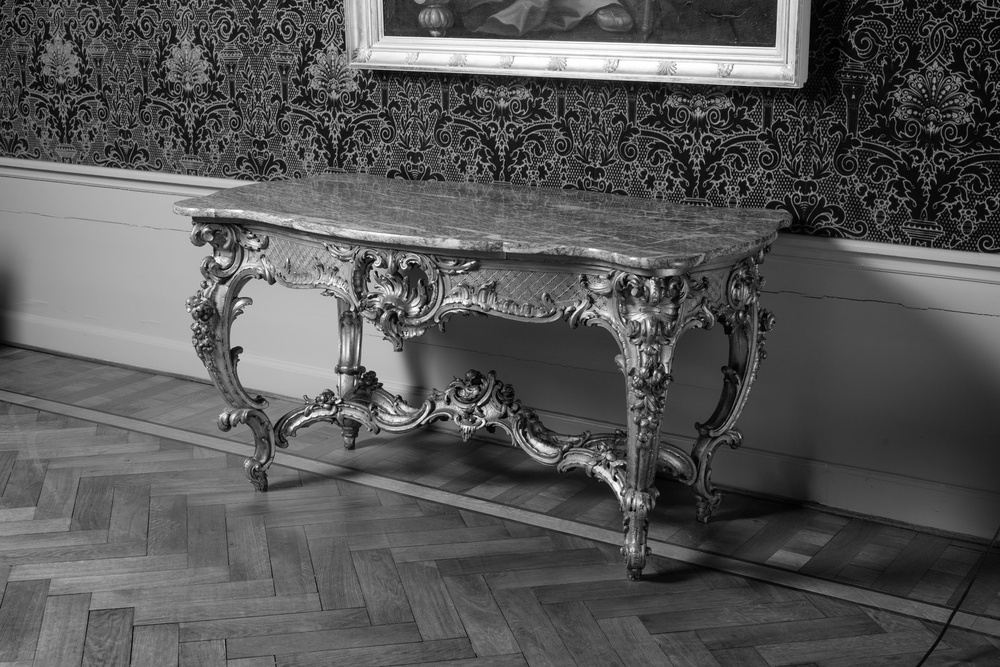
#> input picture test_dataset_gray/tafel_nk.jpg, 1000 x 667 px, shrunk from 1600 x 1067 before the run
$ jupyter execute --allow-errors surf_playground.ipynb
#> lines starting #> are read from the running program, lines starting #| are printed output that depends on the picture
[cell 1]
# pip install opencv-python

import cv2
import numpy as np

[cell 2]
def compute_similarity(image1_path, image2_path):
    # Load the images in grayscale
    img1 = cv2.imread(image1_path, cv2.IMREAD_GRAYSCALE)
    img2 = cv2.imread(image2_path, cv2.IMREAD_GRAYSCALE)

    if img1 is None or img2 is None:
        raise ValueError("One or both of the image paths are invalid.")

    # Initialize the ORB detector
    orb = cv2.ORB_create()

    # Find the keypoints and descriptors with ORB
    kp1, des1 = orb.detectAndCompute(img1, None)
    kp2, des2 = orb.detectAndCompute(img2, None)

    # # Sort them in the order of their distance
    # matches = sorted(matches, key=lambda x: x.distance)

    # # Compute the similarity score
    # num_matches = len(matches)
    # if num_matches == 0:
    #     return 0.0  # No matches, no similarity

    # # Calculate the average distance of matches
    # avg_distance = sum(match.distance for match in matches) / num_matches

    # # The similarity score can be the inverse of the average distance
    # similarity_score = 1 / (1 + avg_distance)
    # Sort them in the order of their distance
    # Initialize the BFMatcher

    bf = cv2.BFMatcher(cv2.NORM_HAMMING, crossCheck=True)

    # Match descriptors
    matches = bf.match(des1, des2)
    matches = sorted(matches, key=lambda x: x.distance)

    # Apply RANSAC to find the best transformation
    src_pts = np.float32([kp1[m.queryIdx].pt for m in matches]).reshape(-1, 1, 2)
    dst_pts = np.float32([kp2[m.trainIdx].pt for m in matches]).reshape(-1, 1, 2)

    # Use RANSAC to find the best transformation matrix
    M, mask = cv2.findHomography(src_pts, dst_pts, cv2.RANSAC, 5.0)

    # Calculate the number of inliers
    num_inliers = np.sum(mask)

    # Compute the similarity score based on the number of inliers
    similarity_score = num_inliers / len(matches)
    return similarity_score

# Example usage:
# image1_path = 'images/meubel1.png'
# image2_path = 'images/meubel2.png'
image1_path = 'nk_collection_meubels_cleaned/meubel_1.jpg'
image2_path = 'nk_collection_meubels_cleaned/meubel_2.jpg'


#> (the rest of this cell did not finish here and is left out)

[cell 3]
import cv2
import numpy as np
import matplotlib.pyplot as plt

def compute_similarity(image1_path, image2_path):
    # Load the images
#> called with image1_path = 'test_dataset_gray/tafel_nk.jpg'
    img1 = cv2.imread(image1_path)
#> img1 is the input picture: shape (667, 1000, 3); min 0, max 255, mean 86.9
    img2 = cv2.imread(image2_path)

    if img1 is None or img2 is None:
        raise ValueError("One or both of the image paths are invalid.")

    # Convert images to grayscale
    gray1 = cv2.cvtColor(img1, cv2.COLOR_BGR2GRAY)
    gray2 = cv2.cvtColor(img2, cv2.COLOR_BGR2GRAY)

    # Initialize the ORB detector
    orb = cv2.ORB_create()

    # Find the keypoints and descriptors with ORB
    kp1, des1 = orb.detectAndCompute(gray1, None)
    kp2, des2 = orb.detectAndCompute(gray2, None)

    # Draw keypoints on the images
    img1_with_keypoints = cv2.drawKeypoints(gray1, kp1, None, color=(255,0,0), flags=cv2.DrawMatchesFlags_DEFAULT)
    img2_with_keypoints = cv2.drawKeypoints(gray2, kp2, None, color=(255,0,0), flags=cv2.DrawMatchesFlags_DEFAULT)

    # Display the images
    plt.figure(figsize=(10, 5))
    plt.subplot(1, 2, 1)
    plt.imshow(cv2.cvtColor(img1_with_keypoints, cv2.COLOR_BGR2RGB))
    plt.title('Image 1 with Keypoints')
    plt.axis('off')

    plt.subplot(1, 2, 2)
    plt.imshow(cv2.cvtColor(img2_with_keypoints, cv2.COLOR_BGR2RGB))
    plt.title('Image 2 with Keypoints')
    plt.axis('off')

    plt.show()

    # Return None for similarity score since we're just visualizing keypoints
    return None

# Example usage:
image1_path = 'test_dataset_gray/tafel_nk.jpg'
image2_path = 'nk_collection_meubels_cleaned/meubel_2.jpg'

#> (the rest of this cell did not finish here and is left out)

[cell 4]
import cv2
import numpy as np
import matplotlib.pyplot as plt

def visualize_keypoints(image_path):
    # Load the image
#> called with image_path = 'test_dataset_gray/tafel_nk.jpg'
    img = cv2.imread(image_path)
    if img is None:
        raise ValueError("The image path is invalid.")

    # Convert image to grayscale
    gray = cv2.cvtColor(img, cv2.COLOR_BGR2GRAY)

    # Initialize the ORB detector
    orb = cv2.ORB_create()

    # Find the keypoints and descriptors with ORB
    kp, des = orb.detectAndCompute(gray, None)
#> kp = 500 keypoints; strongest (x, y, size): (339, 400, 31), (336, 402, 31), (481, 422, 31), (482, 421, 37.2)

    # Draw keypoints on the image
    img_with_keypoints = cv2.drawKeypoints(gray, kp, None, color=(255, 0, 0), flags=cv2.DrawMatchesFlags_DEFAULT)

    # Display the image with keypoints
    plt.imshow(cv2.cvtColor(img_with_keypoints, cv2.COLOR_BGR2RGB))
    plt.title('Image with Keypoints')
    plt.axis('off')
    plt.show()
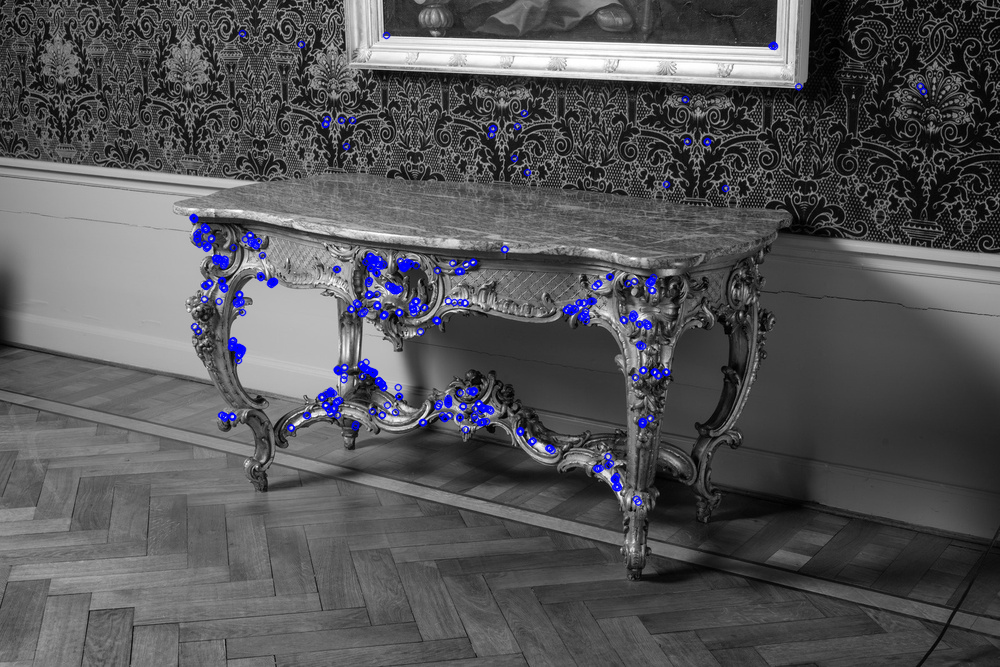
#> shown: shape (667, 1000, 3); mean R, G, B 85.7, 85.7, 88.4

# Example usage:
image_path = 'test_dataset_gray/tafel_nk.jpg'
visualize_keypoints(image_path)


$ run again, with test_dataset_gray/chair_nk.jpg copied over test_dataset_gray/tafel_nk.jpg
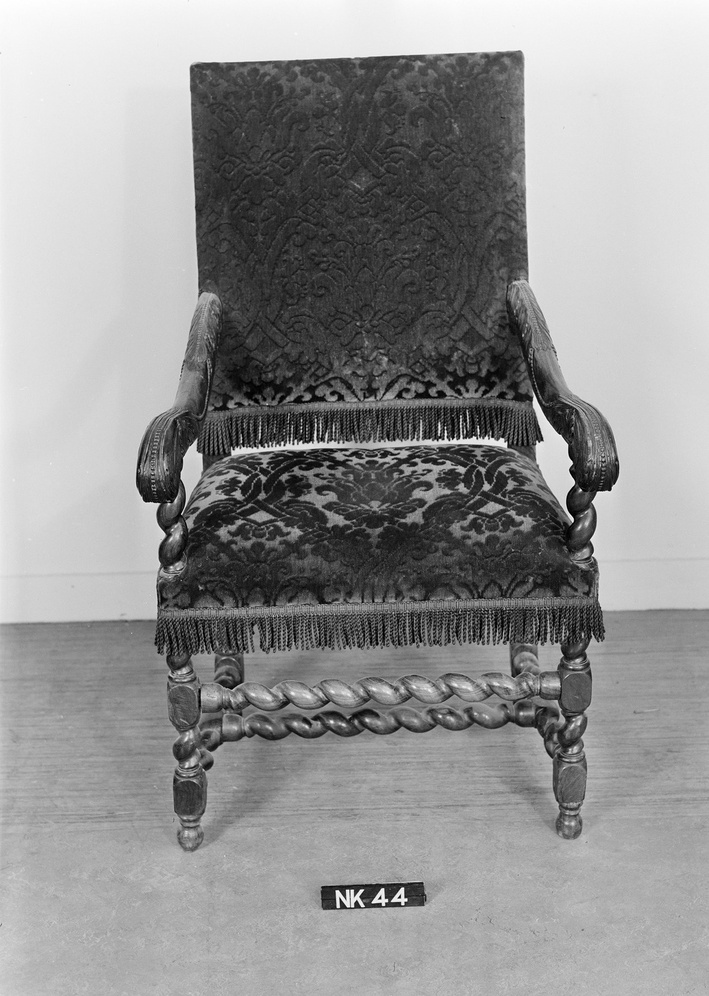
#> input picture test_dataset_gray/chair_nk.jpg, 709 x 996 px, shrunk from 1139 x 1600 before the run
#> in compute_similarity, img1 is the input picture: shape (996, 709, 3); min 0, max 255, mean 147.2
#> kp = 500 keypoints; strongest (x, y, size): (402, 903, 31), (362, 905, 31), (337, 906, 31), (352, 905, 31)
#> in visualize_keypoints, `plt.show()`:
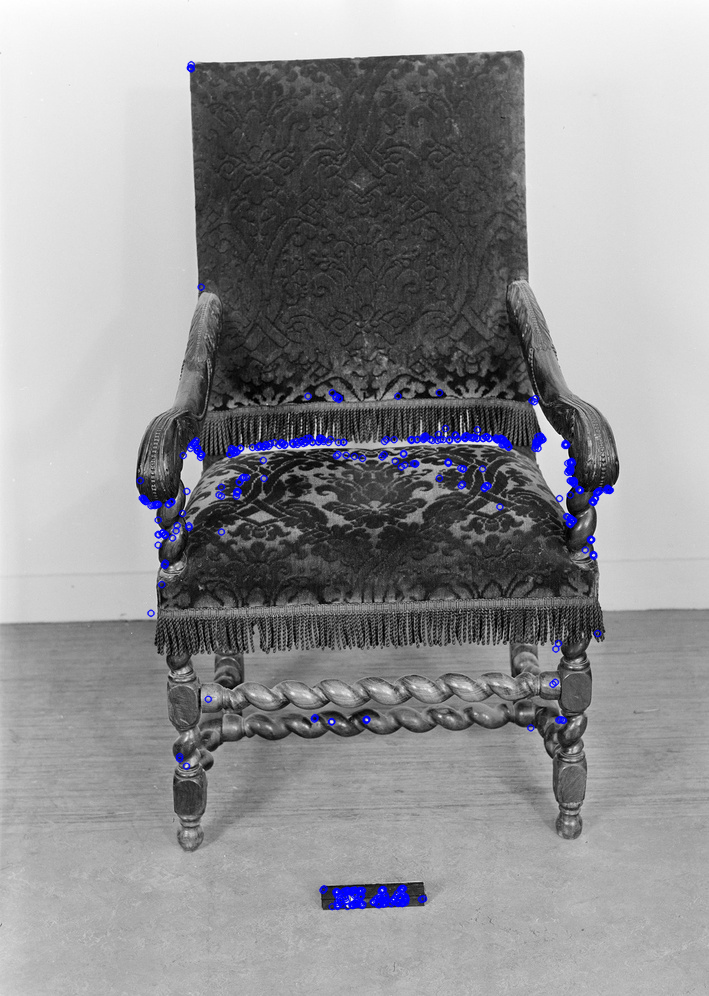
#> shown: shape (996, 709, 3); mean R, G, B 146.1, 146.1, 148.4

$ run again, with test_dataset_gray/cupboard_mccp.jpg copied over test_dataset_gray/tafel_nk.jpg
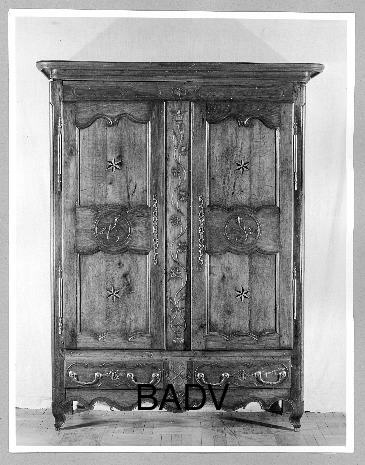
#> input picture test_dataset_gray/cupboard_mccp.jpg, 365 x 465 px
#> in compute_similarity, img1 is the input picture: shape (465, 365, 3); min 0, max 255, mean 154.1
#> kp = 500 keypoints; strongest (x, y, size): (139, 408, 31), (142, 406, 37.2), (140, 409, 37.2), (75, 402, 31)
#> in visualize_keypoints, `img_with_keypoints = cv2.drawKeypoints(gray, kp, None, color=(255, 0, ..`:
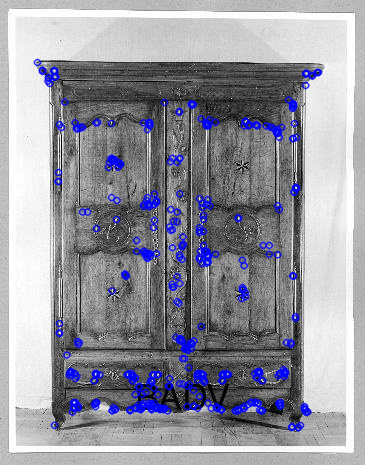
#> img_with_keypoints: shape (465, 365, 3); mean of channels 0, 1, 2 160.2, 149.9, 149.9; drawn as B, G, R
